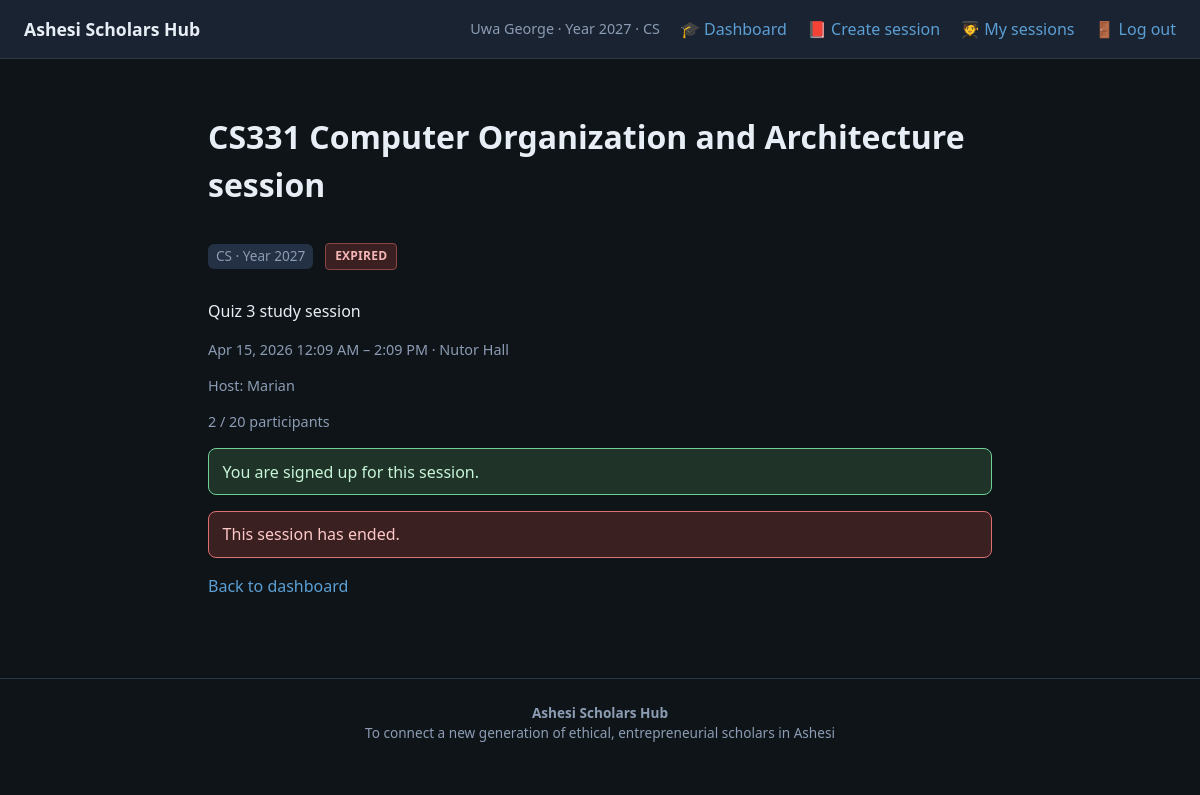
/session_details.php?id=2 (signed in), run on the app's committed database.
### tables this page shows
CREATE TABLE `study_sessions` (
  `id` int(11) NOT NULL,
  `creator_id` int(11) NOT NULL,
  `course` varchar(100) NOT NULL,
  `description` text NOT NULL,
  `year_group` smallint(6) NOT NULL,
  `major` varchar(10) NOT NULL,
  `start_time` datetime NOT NULL,
  `end_time` datetime NOT NULL,
  `cancelled_at` timestamp NULL DEFAULT NULL,
  `location` varchar(255) NOT NULL,
  `capacity` int(11) NOT NULL,
  `created_at` timestamp NOT NULL DEFAULT current_timestamp()
);

CREATE TABLE `users` (
  `id` int(11) NOT NULL,
  `full_name` varchar(120) NOT NULL,
  `email` varchar(150) NOT NULL,
  `password_hash` varchar(255) NOT NULL,
  `year_group` smallint(6) NOT NULL,
  `major` varchar(10) NOT NULL,
  `created_at` timestamp NOT NULL DEFAULT current_timestamp()
);

### session_details.php (the view, shortened to what this page needs)
<?php
require_once __DIR__ . '/includes/helpers.php';
$user = current_user();
$id = (int) ($_GET['id'] ?? 0);
$pdo = db();
$stmt = $pdo->prepare(
    'SELECT s.id, s.creator_id, s.course, s.description, s.major, s.year_group, s.start_time, s.end_time, s.cancelled_at, s.location, s.capacity,
            u.full_name AS creator_name
     FROM study_sessions s
     JOIN users u ON u.id = s.creator_id
     WHERE s.id = ?'
);
$stmt->execute([$id]);
$session = $stmt->fetch();
$st2 = $pdo->prepare('SELECT 1 FROM session_participants WHERE session_id = ? AND user_id = ?');
$st2->execute([$id, $user['id']]);
$joined = (bool) $st2->fetch();
$countStmt = $pdo->prepare('SELECT COUNT(*) FROM session_participants WHERE session_id = ?');
$countStmt->execute([$id]);
$participantCount = (int) $countStmt->fetchColumn();
$full = $participantCount >= (int) $session['capacity'];
$availability = session_availability_state($session);
$canJoin = !$joined && !$full && $availability === 'active';
require __DIR__ . '/includes/layout_header.php';
?>
<h1><?= h($session['course']) ?> session</h1>
<div class="session-detail-head">
    <p class="badge"><?= h($session['major']) ?> · Year <?= h((string) $session['year_group']) ?></p>
    <?= session_status_tag_html($session) ?>
</div>
<p><?= nl2br(h($session['description'])) ?></p>
<p class="meta">
    <?= h(format_session_time_range((string) $session['start_time'], (string) $session['end_time'])) ?> ·
    <?= h($session['location']) ?>
</p>
<p class="meta">Host: <?= h($session['creator_name']) ?></p>
<p class="meta"><?= $participantCount ?> / <?= (int) $session['capacity'] ?> participants</p>
<?php if ($availability === 'cancelled'): ?>
    <p class="msg msg-error">This session has been cancelled.</p>
<?php elseif ($joined): ?>
    <p class="msg msg-ok">You are signed up for this session.</p>
    <?php if ($availability === 'expired'): ?>
        <p class="msg msg-error">This session has ended.</p>
    <?php endif; ?>
<?php elseif ($availability === 'expired'): ?>
    <p class="msg msg-error">This session has ended.</p>
<?php elseif ($full): ?>
    <p class="msg msg-error">This session is full.</p>
<?php endif; ?>
<p><a href="index.php">Back to dashboard</a></p>
<?php require __DIR__ . '/includes/layout_footer.php'; ?>

### includes/helpers.php (shortened to what this page needs)
<?php
function h(string $s): string
{
    return htmlspecialchars($s, ENT_QUOTES | ENT_SUBSTITUTE, 'UTF-8');
}
function session_row_is_cancelled(array $row): bool
{
    $c = $row['cancelled_at'] ?? null;
    return $c !== null && $c !== '';
}
function session_availability_state(array $row): string
{
    $endRaw = $row['end_time'] ?? '';
    if ($endRaw instanceof DateTimeInterface) {
        $endAt = DateTimeImmutable::createFromInterface($endRaw);
    } else {
        $s = trim((string) $endRaw);
        $s = str_replace('T', ' ', $s);
        $s = substr($s, 0, 19);
        $endAt = DateTimeImmutable::createFromFormat('Y-m-d H:i:s', $s);
    }
    return (new DateTimeImmutable('now') > $endAt) ? 'expired' : 'active';
}
function format_session_time_range(string $startSql, string $endSql): string
{
    $ts = strtotime($startSql);
    $te = strtotime($endSql);
    $startLabel = date('M j, Y g:i A', $ts);
    if (date('Y-m-d', $ts) === date('Y-m-d', $te)) {
        return $startLabel . ' – ' . date('g:i A', $te);
    }
    return $startLabel . ' – ' . date('M j, Y g:i A', $te);
}
function session_status_tag_html(array $row): string
{
    $state = session_availability_state($row);
    $map = [
        'active' => ['cls' => 'session-tag session-tag--active', 'label' => 'Active'],
        'expired' => ['cls' => 'session-tag session-tag--expired', 'label' => 'Expired'],
        'cancelled' => ['cls' => 'session-tag session-tag--cancelled', 'label' => 'Cancelled'],
    ];
    $item = $map[$state];
    return '<span class="' . h($item['cls']) . '">' . h($item['label']) . '</span>';
}

### style.css (style rules this page uses)
:root { --bg: #0f1419; --surface: #1a2332; --text: #e8eef5; --muted: #8b9cb3; --accent: #5b9fd4; --accent-dim: #3d7cae; --danger: #e07070; --ok: #6fcf97; --radius: 12px; --font: "Segoe UI", system-ui, sans-serif; }
* { box-sizing: border-box; }
body { margin: 0; min-height: 100vh; font-family: var(--font); background: var(--bg); color: var(--text); line-height: 1.5; }
a { color: var(--accent); text-decoration: none; }
.msg { padding: 0.65rem 0.85rem; border-radius: 8px; }
.msg-error { background: #3a2020; border: 1px solid var(--danger); color: #ffc9c9; }
.msg-ok { background: #1f3328; border: 1px solid var(--ok); color: #c8f5d8; }
.meta { color: var(--muted); font-size: 0.9rem; }
.badge { display: inline-block; padding: 0.15rem 0.5rem; border-radius: 6px; background: #243044; font-size: 0.85rem; color: var(--muted); }
.session-detail-head { display: flex; flex-wrap: wrap; align-items: center; gap: 0.5rem 0.75rem; margin: 0 0 1rem; }
.session-tag { display: inline-block; flex-shrink: 0; padding: 0.2rem 0.55rem; border-radius: 4px; font-size: 0.75rem; font-weight: 700; letter-spacing: 0.02em; text-transform: uppercase; }
.session-tag--expired { background: #3a2020; color: #f5b5b5; border: 1px solid #8a4545; }

### data on the page
study_sessions: course "CS331 Computer Organization and Architecture", major "CS", year_group "2027", end_time "EXPIRED", description "Quiz 3 study session", start_time+end_time "Apr 15, 2026 12:09 AM – 2:09 PM", location "Nutor Hall", creator.full_name "Marian", capacity "20"

### other printed values
$u['full_name'] "Uwa George"
$u['year_group'] "2027"
$u['major'] "CS"
$participantCount "2"
